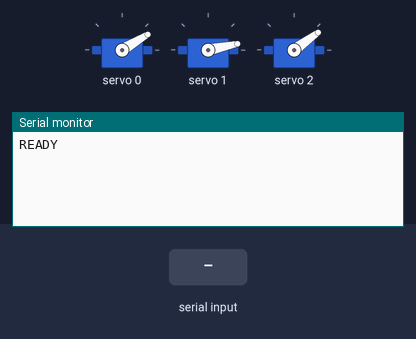
The sketch below on a simulated Arduino Uno, built with avr-gcc and run on an emulated ATmega328P. Shown: 3 × servo, the last lines printed to the serial monitor. The test bench sets the inputs (shaded band).

Above: at 1.2 s.
1.3 s: "90,45,200\n" received over Serial
At 2.5 s:
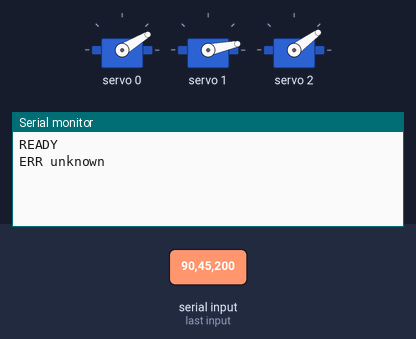
2.8 s: "A90\n" received over Serial
At 3.7 s:
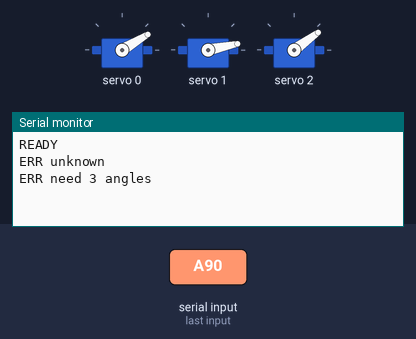
4.3 s: "Z90\n" received over Serial
At 4.9 s:
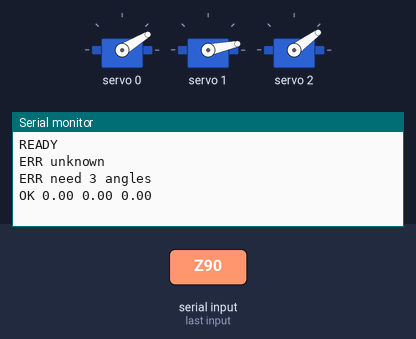

The sketch:

platform_control.ino
```cpp
/*
  Управление платформой: MATLAB считает ОЗК и присылает углы кривошипов,
  Arduino переводит их в импульсы PCA9685 и плавно ведёт сервы к цели.

  Протокол (115200, строки заканчиваются '\n'):
    A a1 a2 a3   - углы кривошипов, град (как в MATLAB: 0 - горизонтально, + вниз)
                   ответ: OK a1 a2 a3   (если угол обрезан пределами - CLIP a1 a2 a3)
    Z            - все в ноль             ответ: OK 0 0 0
    F            - обратная связь         ответ: FB adc1 adc2 adc3
  Серво 1, 2, 3 - приводы в шарнирах B1, B3, B5 по схеме (A1, A3, A5 в MATLAB).
*/
#include <Wire.h>
#include <Adafruit_PWMServoDriver.h>

Adafruit_PWMServoDriver pca = Adafruit_PWMServoDriver(0x40);

// ---- калибровка (servo_calibration, 02.10.2026) ----
const uint8_t CH[3]     = {0, 1, 2};
const uint8_t FB[3]     = {A0, A1, A2};
const float   US0[3]    = {864.3, 668.9, 913.1};   // импульс при a = 0 (кривошип горизонтален)
const float   US_DEG[3] = {-8.0, -8.0, -8.0};      // мкс на градус - ПРЕДВАРИТЕЛЬНО, уточнить
const float   FREQ      = 50.0;

// ---- ограничения ----
const float A_MIN = -30.0, A_MAX = 20.0;  // град: вниз (+) запас мал у серво 2 (ноль ~669 мкс)
const float US_MIN = 500.0, US_MAX = 2500.0;
const float RATE  = 60.0;                 // макс. скорость кривошипа, град/с

float cur[3] = {0, 0, 0}, tgt[3] = {0, 0, 0};
char line[64]; uint8_t len = 0;
unsigned long tPrev = 0;

void writeAngle(int k, float a) {
  float us = constrain(US0[k] + US_DEG[k] * a, US_MIN, US_MAX);
  pca.setPWM(CH[k], 0, (int)(us * FREQ * 4096.0 / 1e6 + 0.5));
}

void reply(const char* tag, const float* a) {
  Serial.print(tag);
  for (int k = 0; k < 3; k++) { Serial.print(' '); Serial.print(a[k], 2); }
  Serial.println();
}

void handle(char* s) {
  char* tok = strtok(s, " \t\r");
  if (!tok) return;
  if (tok[0] == 'A') {
    float a[3]; bool clip = false;
    for (int k = 0; k < 3; k++) {
      tok = strtok(NULL, " \t\r");
      if (!tok) { Serial.println("ERR need 3 angles"); return; }
      a[k] = atof(tok);
      if (a[k] < A_MIN || a[k] > A_MAX) { a[k] = constrain(a[k], A_MIN, A_MAX); clip = true; }
    }
    for (int k = 0; k < 3; k++) tgt[k] = a[k];
    reply(clip ? "CLIP" : "OK", tgt);
  } else if (tok[0] == 'Z') {
    for (int k = 0; k < 3; k++) tgt[k] = 0;
    reply("OK", tgt);
  } else if (tok[0] == 'F') {
    Serial.print("FB");
    for (int k = 0; k < 3; k++) { Serial.print(' '); Serial.print(analogRead(FB[k])); }
    Serial.println();
  } else {
    Serial.println("ERR unknown");
  }
}

void setup() {
  Serial.begin(115200);
  pca.begin();
  pca.setOscillatorFrequency(25000000);
  pca.setPWMFreq(FREQ);
  delay(10);
  for (int k = 0; k < 3; k++) writeAngle(k, 0);
  tPrev = millis();
  Serial.println("READY");
}

void loop() {
  while (Serial.available()) {
    char c = Serial.read();
    if (c == '\n') { line[len] = 0; handle(line); len = 0; }
    else if (len < sizeof(line) - 1) line[len++] = c;
  }
  unsigned long now = millis();
  if (now - tPrev >= 20) {                       // плавное движение, 50 Гц
    float step = RATE * (now - tPrev) / 1000.0;
    tPrev = now;
    for (int k = 0; k < 3; k++) {
      float d = tgt[k] - cur[k];
      if (d > step) d = step; else if (d < -step) d = -step;
      if (d != 0) { cur[k] += d; writeAngle(k, cur[k]); }
    }
  }
}
```

Measured:
- after the input at 1.3 s, the serial monitor: prints a new line at once (image 1)
- after the input at 2.8 s, the serial monitor: prints a new line at once (image 2)
- after the input at 4.3 s, the serial monitor: prints a new line at once (image 3)
